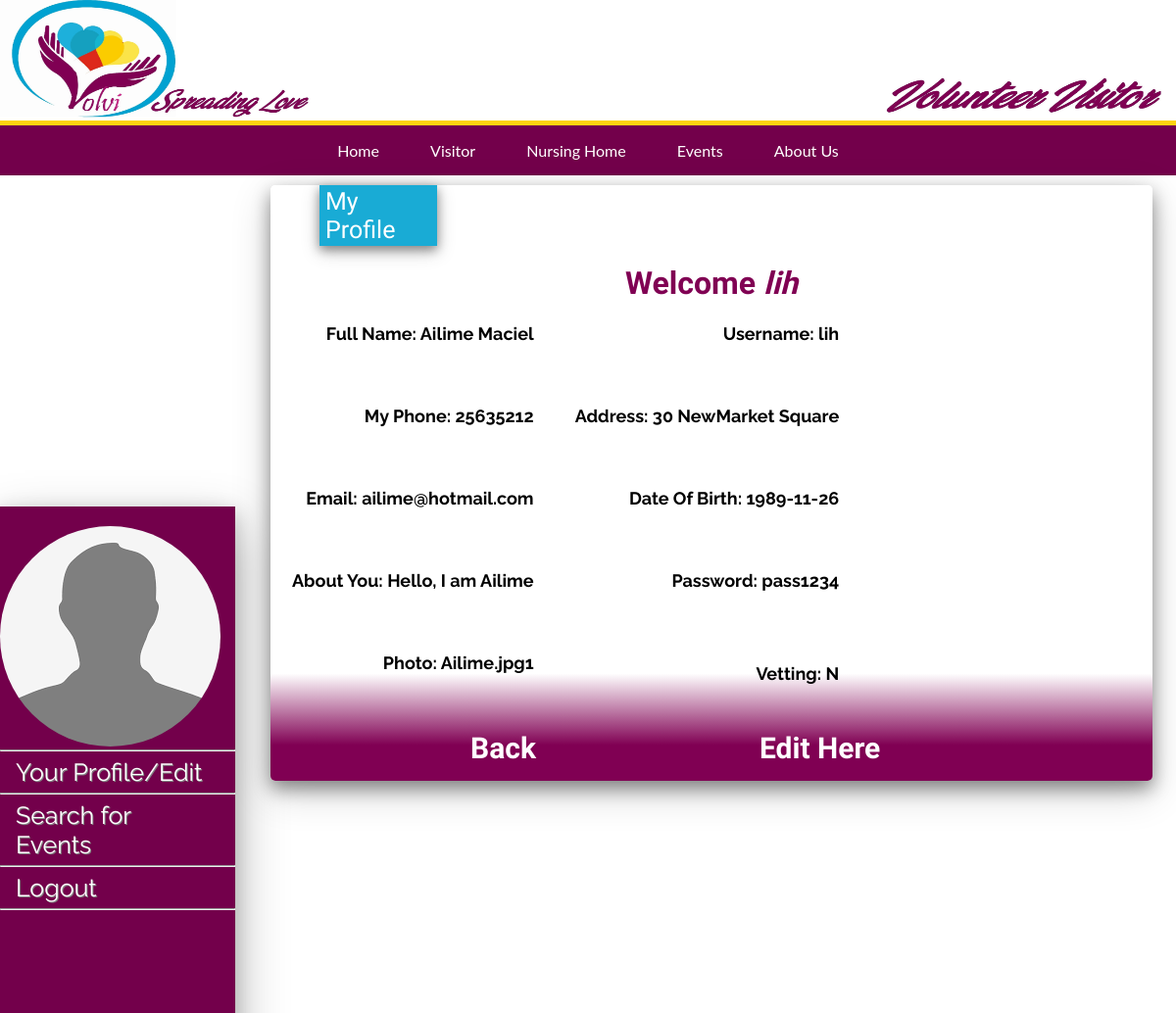
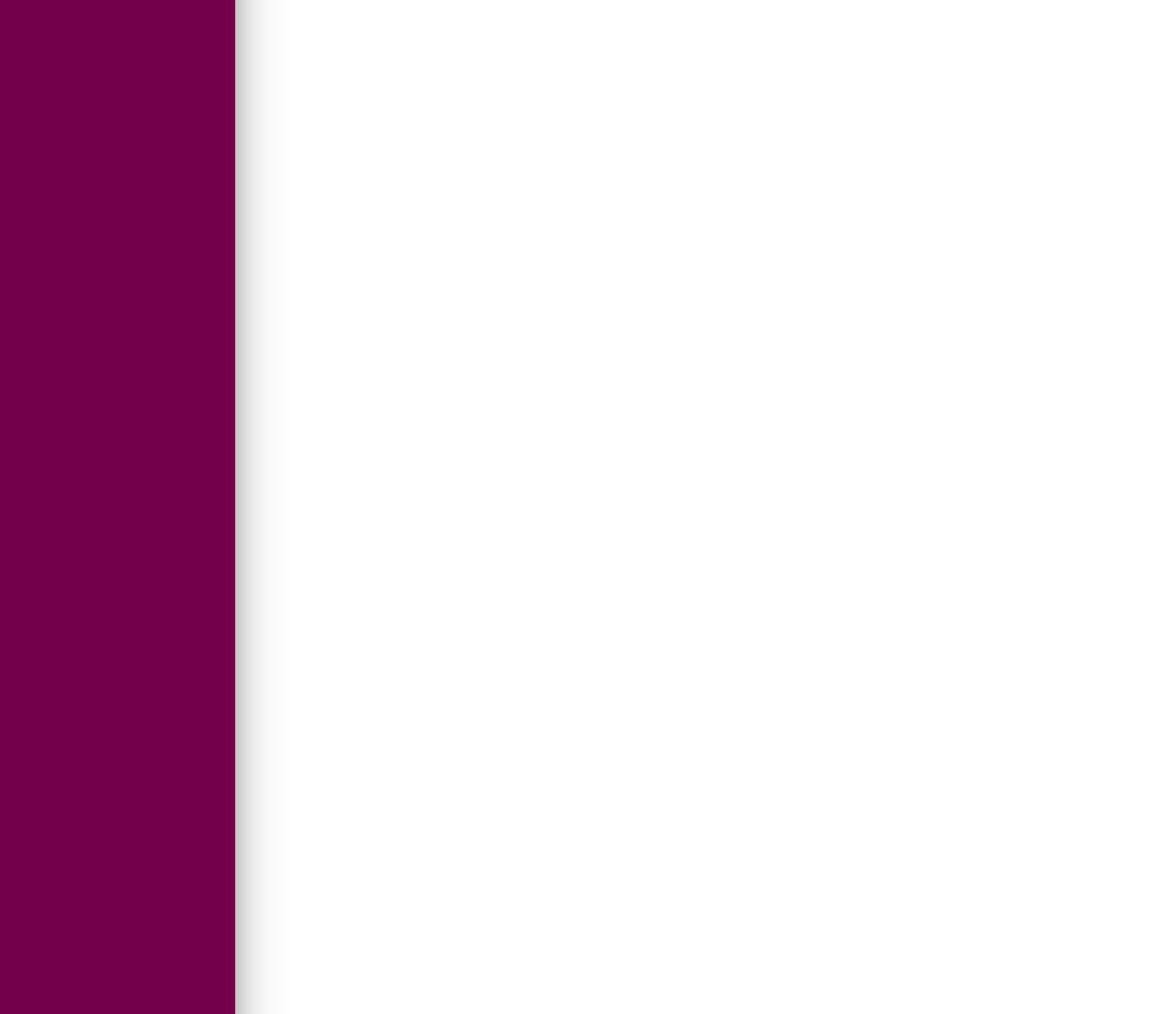
/VolviFinal/myProfile.php (signed in), run on the app's committed database (2 pictures, top to bottom).
### tables this page shows
CREATE TABLE `users` (
  `User_ID` int(11) NOT NULL,
  `FullName` varchar(255) NOT NULL,
  `Username` varchar(255) NOT NULL,
  `Phone` int(30) NOT NULL,
  `Address` varchar(255) NOT NULL,
  `Email` varchar(255) NOT NULL,
  `DoB` date NOT NULL,
  `About` varchar(255) NOT NULL,
  `Password` varchar(255) NOT NULL,
  `Photo` blob NOT NULL,
  `Vetting` enum('Y','N') NOT NULL
);

### VolviFinal/myProfile.php (the view, shortened to what this page needs)
<html>
<body>
  <div class="transbox">
<legend style="font-family:Kaushan Script; margin-left: 50px; font-size:25px;">My Profile</legend> <br>
<div align='left'>
<?php
if (isset($_SESSION["Username"])){
echo '<b><h1> Welcome<i> <b>'.$_SESSION["Username"].'</i> </b></h1>';}?>
<?php
$Username = $_SESSION["Username"];
include('db.php');
$stmt = $dbh->prepare("SELECT * FROM users WHERE Username= '".$Username."'");
$stmt->execute();
$rows = $stmt->fetchAll(PDO::FETCH_ASSOC);
echo "<table>";
foreach($rows as $row){
echo"<tr><td >Full Name: ";
echo $row['FullName'];
echo "<br><br></td>";
echo"<td ><b>Username: </b>";
echo $row['Username'];
echo "<br> <br></td></tr>";
echo"<tr><td><b>My Phone: </b>";
echo $row['Phone'];
echo "<br> <br></td>";
echo"<td><b>Address: </b>";
echo $row['Address'];
echo "<br> <br></td></tr>";
echo"<tr><td><b>Email: </b>";
echo $row['Email'];
echo "<br> <br></td>";
echo"<td><b>Date Of Birth: </b>";
echo $row['DoB'];
echo "<br> <br></td></tr>";
echo"<tr><td><b>About You: </b>";
echo $row['About'];
echo "<br> <br></td>";
echo"<td><b>Password: </b>";
echo $row['Password'];
echo "<br> <br></td></tr>";
echo"<tr><td><b>Photo: ";
echo print $row['Photo'];
echo "<br> <br></td>";
echo"<td><b>Vetting: </b>";
echo $row['Vetting'];
echo"</td></tr>";
}
echo "</table>";
echo "<h2><a href=loggedvisitor.php><b>Back</a></h2>";
echo "<h2><a href=editProfile.php?Username=".$row['Username']."><b>Edit Here</a></h2>";
?>
</div>
</body>
</html>

### VolviFinal/myProfile.php (style rules this page uses)
div.transbox { margin-left: 23%; border: none; background-image: linear-gradient(to top, #800053 6%, white, white 30%); box-shadow: 0 8px 18px 0 rgba(0, 0, 0, 0.4), 0 12px 40px 0 rgba(0, 0, 0, 0.19); margin-top: 10px; position: relative; width: 75%; border-radius:5px; }
h1 { color: #800053; text-align: center; font-family: Kaushan Script; }
h2 { text-align: left; font-family: Kaushan Script; display: inline-block; font-size: 30px; padding-left: 20%; }
td, tr { text-align: right; border-collapse: separate; padding: 20px; font-size: 18px; font-family: Raleway; white-space: normal; }
legend { color: white; background: rgba(0, 162, 209, 0.9); border: none; padding: 2px 6px; max-width: 12%; box-shadow: 0 4px 10px 0 rgba(0, 0, 0, 0.4), 0 6px 20px 0 rgba(0, 0, 0, 0.19); }

### data on the page
users: FullName "Ailime Maciel", Username "lih", Phone "25635212", Address "30 NewMarket Square", Email "ailime@hotmail.com", DoB "1989-11-26", About "Hello, I am Ailime", Password "pass1234", Photo "Ailime.jpg", Photo "1", Vetting "N"

### other printed values
$_SESSION["Username"] "lih"
